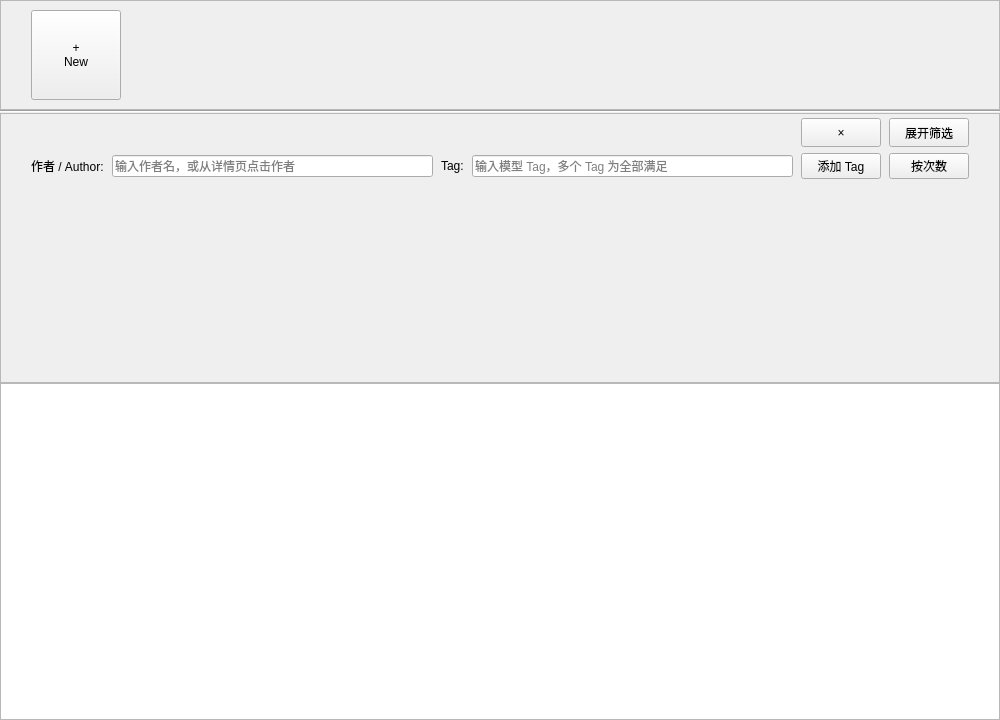
<?xml version="1.0" encoding="UTF-8"?>
<ui version="4.0">
 <class>HomeGalleryPage</class>
 <widget class="QWidget" name="HomeGalleryPage">
  <property name="geometry">
   <rect>
    <x>0</x>
    <y>0</y>
    <width>1000</width>
    <height>720</height>
   </rect>
  </property>
  <layout class="QVBoxLayout" name="verticalLayout_Home">
   <property name="spacing">
    <number>0</number>
   </property>
   <property name="leftMargin">
    <number>0</number>
   </property>
   <property name="topMargin">
    <number>0</number>
   </property>
   <property name="rightMargin">
    <number>0</number>
   </property>
   <property name="bottomMargin">
    <number>0</number>
   </property>
   <item>
    <widget class="QScrollArea" name="scrollAreaCollections">
     <property name="minimumSize">
      <size>
       <width>0</width>
       <height>110</height>
      </size>
     </property>
     <property name="maximumSize">
      <size>
       <width>16777215</width>
       <height>110</height>
      </size>
     </property>
     <property name="lineWidth">
      <number>0</number>
     </property>
     <property name="verticalScrollBarPolicy">
      <enum>Qt::ScrollBarPolicy::ScrollBarAlwaysOff</enum>
     </property>
     <property name="widgetResizable">
      <bool>true</bool>
     </property>
     <widget class="QWidget" name="scrollAreaWidgetContents_2">
      <property name="geometry">
       <rect>
        <x>0</x>
        <y>0</y>
        <width>997</width>
        <height>112</height>
       </rect>
      </property>
      <layout class="QHBoxLayout" name="layoutCollections">
       <property name="leftMargin">
        <number>30</number>
       </property>
       <property name="rightMargin">
        <number>30</number>
       </property>
       <item>
        <widget class="QPushButton" name="btnAddCollection">
         <property name="minimumSize">
          <size>
           <width>90</width>
           <height>90</height>
          </size>
         </property>
         <property name="maximumSize">
          <size>
           <width>90</width>
           <height>90</height>
          </size>
         </property>
         <property name="cursor">
          <cursorShape>PointingHandCursor</cursorShape>
         </property>
         <property name="text">
          <string>+
New</string>
         </property>
        </widget>
       </item>
       <item>
        <spacer name="horizontalSpacer_3">
         <property name="orientation">
          <enum>Qt::Orientation::Horizontal</enum>
         </property>
         <property name="sizeHint" stdset="0">
          <size>
           <width>40</width>
           <height>20</height>
          </size>
         </property>
        </spacer>
       </item>
      </layout>
     </widget>
    </widget>
   </item>
   <item>
    <widget class="Line" name="line">
     <property name="orientation">
      <enum>Qt::Orientation::Horizontal</enum>
     </property>
    </widget>
   </item>
   <item>
    <widget class="QFrame" name="homeFilterFrame">
     <property name="minimumSize">
      <size>
       <width>0</width>
       <height>0</height>
      </size>
     </property>
     <property name="maximumSize">
      <size>
       <width>16777215</width>
       <height>270</height>
      </size>
     </property>
     <property name="frameShape">
      <enum>QFrame::Shape::StyledPanel</enum>
     </property>
     <property name="frameShadow">
      <enum>QFrame::Shadow::Raised</enum>
     </property>
     <layout class="QVBoxLayout" name="verticalLayout_HomeFilters">
      <property name="spacing">
       <number>6</number>
      </property>
      <property name="leftMargin">
       <number>30</number>
      </property>
      <property name="topMargin">
       <number>4</number>
      </property>
      <property name="rightMargin">
       <number>30</number>
      </property>
      <property name="bottomMargin">
       <number>4</number>
      </property>
      <item>
       <layout class="QHBoxLayout" name="horizontalLayout_HomeFilterSummary">
        <property name="spacing">
         <number>8</number>
        </property>
        <item>
         <widget class="QScrollArea" name="scrollHomeFilterSummary">
          <property name="maximumSize">
           <size>
            <width>16777215</width>
            <height>29</height>
           </size>
          </property>
          <property name="frameShape">
           <enum>QFrame::Shape::NoFrame</enum>
          </property>
          <property name="verticalScrollBarPolicy">
           <enum>Qt::ScrollBarPolicy::ScrollBarAlwaysOff</enum>
          </property>
          <property name="horizontalScrollBarPolicy">
           <enum>Qt::ScrollBarPolicy::ScrollBarAsNeeded</enum>
          </property>
          <property name="widgetResizable">
           <bool>false</bool>
          </property>
          <widget class="QWidget" name="homeFilterSummaryContents">
           <property name="geometry">
            <rect>
             <x>0</x>
             <y>0</y>
             <width>759</width>
             <height>29</height>
            </rect>
           </property>
           <property name="maximumSize">
            <size>
             <width>16777215</width>
             <height>29</height>
            </size>
           </property>
           <layout class="QHBoxLayout" name="layoutHomeFilterSummaryChips">
            <property name="spacing">
             <number>6</number>
            </property>
            <property name="leftMargin">
             <number>0</number>
            </property>
            <property name="topMargin">
             <number>0</number>
            </property>
            <property name="rightMargin">
             <number>0</number>
            </property>
            <property name="bottomMargin">
             <number>0</number>
            </property>
           </layout>
          </widget>
         </widget>
        </item>
        <item>
         <widget class="QPushButton" name="btnHomeClearFilters">
          <property name="maximumSize">
           <size>
            <width>16777215</width>
            <height>29</height>
           </size>
          </property>
          <property name="text">
           <string>×</string>
          </property>
         </widget>
        </item>
        <item>
         <widget class="QPushButton" name="btnHomeFilterToggle">
          <property name="maximumSize">
           <size>
            <width>16777215</width>
            <height>29</height>
           </size>
          </property>
          <property name="text">
           <string>展开筛选</string>
          </property>
          <property name="checkable">
           <bool>true</bool>
          </property>
         </widget>
        </item>
       </layout>
      </item>
      <item>
       <layout class="QHBoxLayout" name="horizontalLayout_HomeFilterInputs">
        <property name="spacing">
         <number>8</number>
        </property>
        <item>
         <widget class="QLabel" name="lblHomeAuthorFilter">
          <property name="text">
           <string>作者 / Author:</string>
          </property>
         </widget>
        </item>
        <item>
         <widget class="QLineEdit" name="editHomeAuthorFilter">
          <property name="placeholderText">
           <string>输入作者名，或从详情页点击作者</string>
          </property>
          <property name="clearButtonEnabled">
           <bool>true</bool>
          </property>
         </widget>
        </item>
        <item>
         <widget class="QLabel" name="lblHomeTagFilter">
          <property name="text">
           <string>Tag:</string>
          </property>
         </widget>
        </item>
        <item>
         <widget class="QLineEdit" name="editHomeTagFilter">
          <property name="placeholderText">
           <string>输入模型 Tag，多个 Tag 为全部满足</string>
          </property>
          <property name="clearButtonEnabled">
           <bool>true</bool>
          </property>
         </widget>
        </item>
        <item>
         <widget class="QPushButton" name="btnHomeAddTagFilter">
          <property name="text">
           <string>添加 Tag</string>
          </property>
         </widget>
        </item>
        <item>
         <widget class="QPushButton" name="btnHomeTagSortMode">
          <property name="toolTip">
           <string>切换 Tag 列表排序方式</string>
          </property>
          <property name="text">
           <string>按次数</string>
          </property>
         </widget>
        </item>
       </layout>
      </item>
      <item>
       <widget class="QScrollArea" name="scrollHomeFilterTags">
        <property name="minimumSize">
         <size>
          <width>0</width>
          <height>0</height>
         </size>
        </property>
        <property name="maximumSize">
         <size>
          <width>16777215</width>
          <height>16777215</height>
         </size>
        </property>
        <property name="frameShape">
         <enum>QFrame::Shape::NoFrame</enum>
        </property>
        <property name="horizontalScrollBarPolicy">
         <enum>Qt::ScrollBarPolicy::ScrollBarAlwaysOff</enum>
        </property>
        <property name="widgetResizable">
         <bool>true</bool>
        </property>
        <widget class="QWidget" name="homeFilterChipsContainer">
         <property name="geometry">
          <rect>
           <x>0</x>
           <y>0</y>
           <width>937</width>
           <height>109</height>
          </rect>
         </property>
         <layout class="QVBoxLayout" name="layoutHomeFilterChips">
          <property name="spacing">
           <number>6</number>
          </property>
          <property name="leftMargin">
           <number>0</number>
          </property>
          <property name="topMargin">
           <number>0</number>
          </property>
          <property name="rightMargin">
           <number>0</number>
          </property>
          <property name="bottomMargin">
           <number>0</number>
          </property>
         </layout>
        </widget>
       </widget>
      </item>
     </layout>
    </widget>
   </item>
   <item>
    <widget class="QListWidget" name="homeGalleryList">
     <property name="contextMenuPolicy">
      <enum>Qt::ContextMenuPolicy::NoContextMenu</enum>
     </property>
     <property name="iconSize">
      <size>
       <width>180</width>
       <height>180</height>
      </size>
     </property>
     <property name="flow">
      <enum>QListView::Flow::LeftToRight</enum>
     </property>
     <property name="isWrapping" stdset="0">
      <bool>true</bool>
     </property>
     <property name="resizeMode">
      <enum>QListView::ResizeMode::Fixed</enum>
     </property>
     <property name="spacing">
      <number>15</number>
     </property>
     <property name="viewMode">
      <enum>QListView::ViewMode::IconMode</enum>
     </property>
     <property name="wordWrap">
      <bool>true</bool>
     </property>
    </widget>
   </item>
  </layout>
 </widget>
 <resources/>
 <connections/>
</ui>
